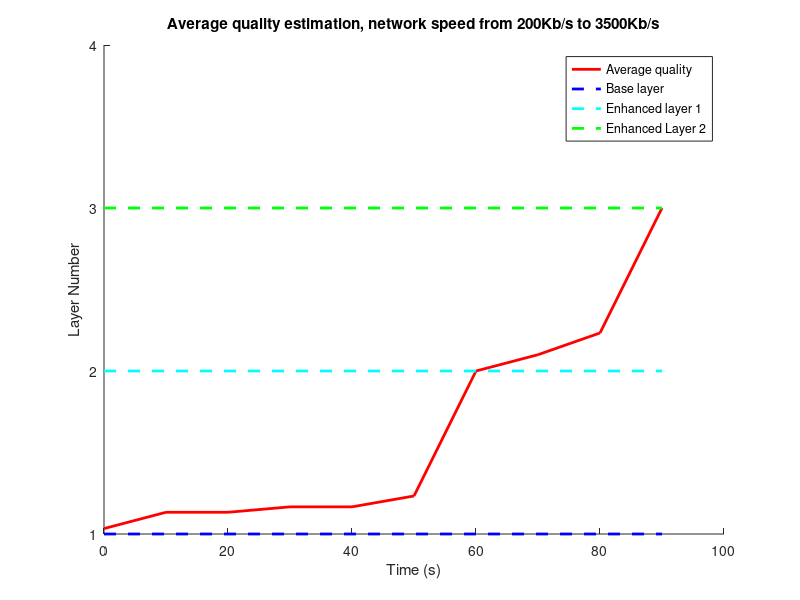

Reproduce this figure in MATLAB.
clear all;
close all;

%%
%plot(X,Y);
%estimated values of BW
y=[
1.0333
1.1333
1.1333
1.1666
1.1666
1.2333
2
2.1
2.2333
3];

hold on
%threshold_values=[0 198 1470 3101];
time_slot=[
0
10
20
30
40
50
60
70
80
90];

line(time_slot,y,'Linewidth',2,'Color',[1 0 0]);
%line(x_4,y_4,'Color','k','Linewidth',2);
ylim([1 4])
line([0 90],[1 1],'LineStyle','--','Linewidth',2,'Color','b');
line([0 90],[2 2],'LineStyle','--','Linewidth',2,'Color','c');
line([0 90],[3 3],'LineStyle','--','Linewidth',2,'Color','g');
title('Average quality estimation, network speed from 200Kb/s to 3500Kb/s');
xlabel('Time (s)');
ylabel('Layer Number');
set(gca,'ytick', [1 2 3 4]);
legend('Average quality','Base layer','Enhanced layer 1','Enhanced Layer 2');

%%